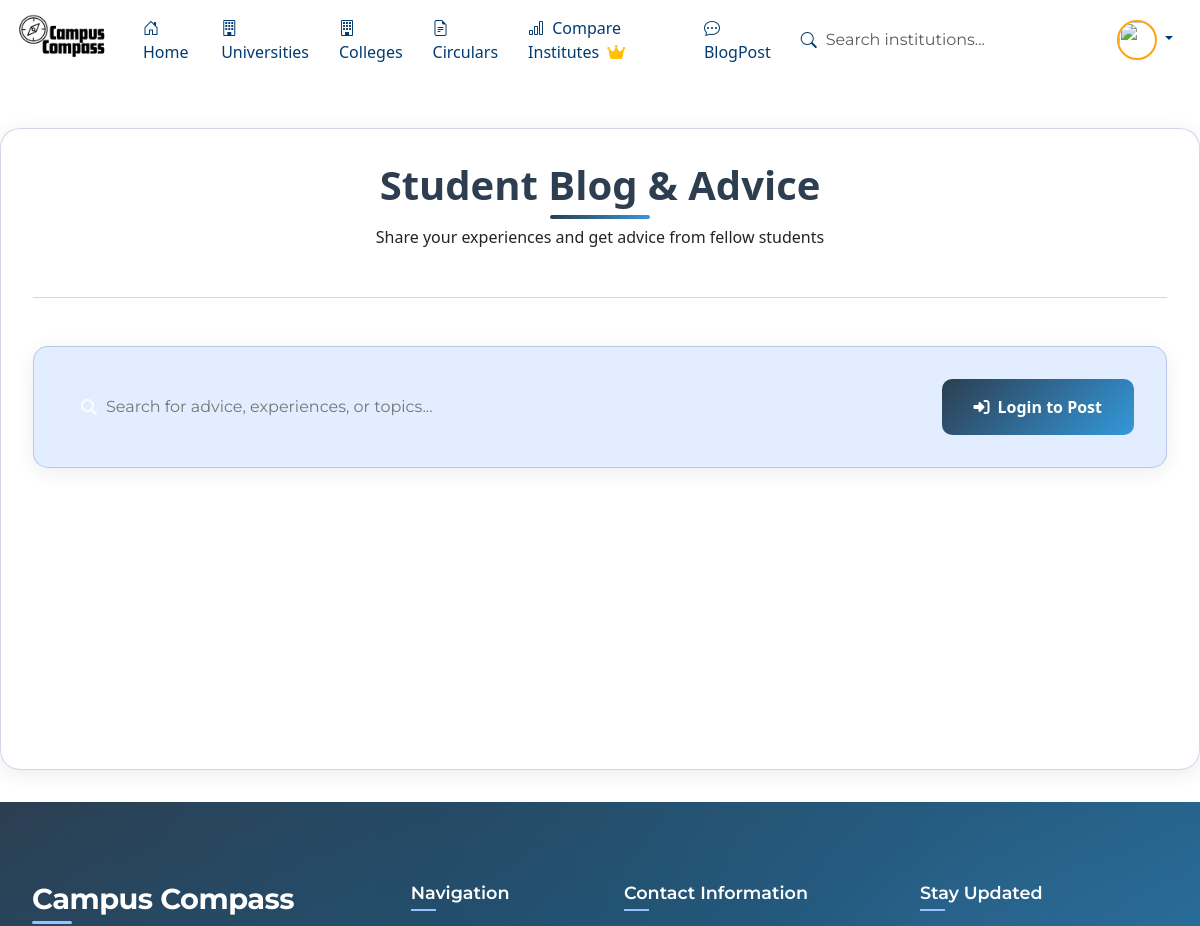
/blog/ (upper part), run on an earlier commit of the app's database.
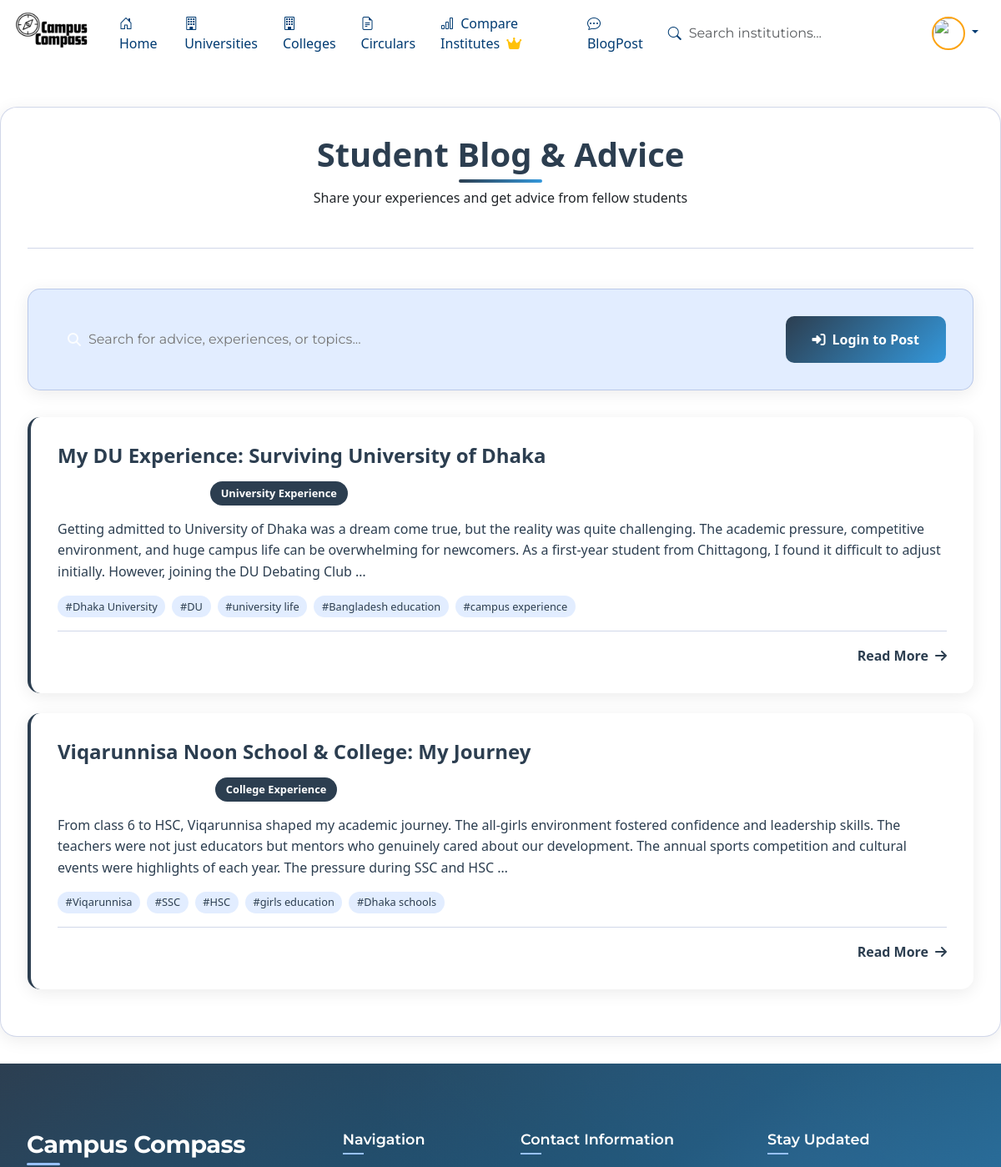
And on a later commit of the database.
### CC/models.py (models this page shows, shortened)
class BlogPost(models.Model):
    author = models.ForeignKey(User, on_delete=models.CASCADE)
    title = models.CharField(max_length=200)
    content = models.TextField()
    category = models.CharField(max_length=100, choices=[
        ('University', 'University Experience'),
        ('college', 'College Experience'),
        ('advice', 'Study Advice'),
        ('career', 'Career Guidance'),
        ('other', 'Other')
    ])
    tags = models.CharField(max_length=300, help_text="Comma separated tags")
    created_at = models.DateTimeField(auto_now_add=True)
    updated_at = models.DateTimeField(auto_now=True)
    likes = models.ManyToManyField(User, related_name='blog_likes', blank=True)
    def get_tags_list(self):
        return [tag.strip() for tag in self.tags.split(',')]

### CC/views.py (the view, shortened to what this page needs)
# urls.py: path('blog/', views.blog_home, name='blog_home'),
def blog_home(request):
    posts = BlogPost.objects.all().order_by('-created_at')
    query = request.GET.get('q')
    categories = BlogPost.objects.values_list('category', flat=True).distinct()
    context = {
        'posts': posts,
        'categories': categories,
        'search_query': query or '',
    }
    return render(request, 'CC/blog_home.html', context)

### CC/views.py (called while the page is built)
def debug_reverse(viewname, *args, **kwargs):
    if viewname == '':
        print("=== EMPTY REVERSE DETECTED ===")
        import traceback
        traceback.print_stack()  # This will show where it's called from
    return original_reverse(viewname, *args, **kwargs)

### Template/CC/blog_home.html (shortened to what this page needs)
{% extends 'base.html' %}
{% load static %}
{% block content %}
<link href="https://cdnjs.cloudflare.com/ajax/libs/animate.css/4.1.1/animate.min.css" rel="stylesheet">
<link rel="stylesheet" href="https://cdnjs.cloudflare.com/ajax/libs/font-awesome/6.4.0/css/all.min.css">
<div class="blog-container">
    <div class="page-header">
        <h1 class="page-title">Student Blog & Advice</h1>
        <p class="page-subtitle">Share your experiences and get advice from fellow students</p>
    </div>
    <div class="search-section">
        <div class="row align-items-center">
            <div class="col-md-8">
                <form method="get" action="{% url 'blog_home' %}">
                    <div class="position-relative">
                        <input type="text"
                               class="search-input"
                               name="q"
                               placeholder="Search for advice, experiences, or topics..."
                               value="{{ search_query }}">
                        <i class="fas fa-search position-absolute" style="left: 15px; top: 50%; transform: translateY(-50%); color: var(--text-light);"></i>
                    </div>
                </form>
            </div>
            <div class="col-md-4 text-end">
                {% if user.is_authenticated %}
                    <a href="{% url 'create_blog_post' %}" class="create-post-btn">
                        <i class="fas fa-plus"></i> Write a Post
                    </a>
                {% else %}
                    <a href="{% url 'login' %}" class="create-post-btn">
                        <i class="fas fa-sign-in-alt"></i> Login to Post
                    </a>
                {% endif %}
            </div>
        </div>
    </div>
    {% if posts %}
        {% for post in posts %}
            <div class="blog-card">
                <h3 class="post-title">{{ post.title }}</h3>
                <div class="post-meta">
                    <span><i class="fas fa-user"></i> {{ post.author.username }}</span>
                    <span><i class="fas fa-calendar"></i> {{ post.created_at|date:"M d, Y" }}</span>
                    <span class="category-badge">{{ post.get_category_display }}</span>
                </div>
                <div class="post-content">
                    {{ post.content|truncatewords:50 }}
                </div>
                {% if post.tags %}
                    <div class="post-tags">
                        {% for tag in post.get_tags_list %}
                            <span class="tag">#{{ tag }}</span>
                        {% endfor %}
                    </div>
                {% endif %}
                <div class="post-actions">
                    <form method="post" action="{% url 'like_blog_post' post.id %}">
                        <button type="submit" class="like-btn {% if user in post.likes.all %}liked{% endif %}">
                            <i class="fas fa-heart"></i>
                            <span>{{ post.likes.count }} likes</span>
                        </button>
                    </form>
                    <a href="{% url 'blog_post_detail' post.id %}" class="read-more">
                        Read More <i class="fas fa-arrow-right"></i>
                    </a>
                </div>
            </div>
        {% endfor %}
    {% else %}
        <div class="no-posts">
            <i class="fas fa-file-alt fa-3x mb-3" style="color: var(--text-light);"></i>
            <h4>No posts found</h4>
            <p>{% if search_query %}Try different search terms{% else %}Be the first to share your experience!{% endif %}</p>
        </div>
    {% endif %}
</div>
{% endblock %}

### Template/base.html (shortened to what this page needs)
<!DOCTYPE html>
<html lang="en">
<head>
    <link href="https://cdn.jsdelivr.net/npm/bootstrap@5.0.2/dist/css/bootstrap.min.css" rel="stylesheet">
        <link href="https://cdn.jsdelivr.net/npm/bootstrap@5.3.0/dist/css/bootstrap.min.css" rel="stylesheet">
        <link rel="stylesheet" href="https://cdn.jsdelivr.net/npm/bootstrap-icons@1.10.0/font/bootstrap-icons.css">
        <link rel="stylesheet" href="https://cdnjs.cloudflare.com/ajax/libs/font-awesome/6.4.0/css/all.min.css">
    <link rel="stylesheet" href="https://cdn.jsdelivr.net/npm/bootstrap-icons@1.10.0/font/bootstrap-icons.css">
    <link rel="stylesheet" href="https://cdnjs.cloudflare.com/ajax/libs/animate.css/4.1.1/animate.min.css">
        <link href="https://cdn.jsdelivr.net/npm/bootstrap@5.3.0/dist/css/bootstrap.min.css" rel="stylesheet">
        <link rel="stylesheet" href="https://cdn.jsdelivr.net/npm/bootstrap-icons@1.10.0/font/bootstrap-icons.css">
        <link rel="stylesheet" href="https://cdnjs.cloudflare.com/ajax/libs/animate.css/4.1.1/animate.min.css">
    {% load static %}
</head>
<body>
{% include 'navbar.html' %}
{% block content %}
{% endblock %}
</body>
{% include 'CC/footer.html' %}
</html>

### Template/navbar.html (shortened to what this page needs)
{% load static %}
<!DOCTYPE html>
<html lang="en">
<head>
    <link href="https://cdn.jsdelivr.net/npm/bootstrap@5.3.0/dist/css/bootstrap.min.css" rel="stylesheet">
    <link rel="stylesheet" href="https://cdn.jsdelivr.net/npm/bootstrap-icons@1.10.0/font/bootstrap-icons.css">
    <link rel="stylesheet" href="https://cdnjs.cloudflare.com/ajax/libs/font-awesome/6.4.0/css/all.min.css">
</head>
<body>
    <nav class="navbar navbar-expand-lg navbar-dark navbar-custom fixed-top">
        <div class="container-fluid">
            <a class="navbar-brand" href="{% url 'Home' %}">
                <img src="{% static 'Images/logo5.png' %}" alt="Campus Compass">
            </a>
            <div class="collapse navbar-collapse" id="navbarContent">
                <ul class="navbar-nav me-auto mb-2 mb-lg-0">
                    <li class="nav-item">
                        <a class="nav-link active" href="{% url 'Home' %}"><i class="bi bi-house-door me-1"></i> Home</a>
                    </li>
                    <li class="nav-item">
                        <a class="nav-link" href="{% url 'Universities' %}"><i class="bi bi-building me-1"></i> Universities</a>
                    </li>
                    <li class="nav-item">
                        <a class="nav-link" href="{% url 'Colleges' %}"><i class="bi bi-building me-1"></i> Colleges</a>
                    </li>
                    <li class="nav-item">
                        <a class="nav-link" href="{% url 'circulars' %}"><i class="bi bi-file-earmark-text me-1"></i> Circulars</a>
                    </li>
                    <li class="nav-item">
                       <a class="nav-link" href="{% url 'institute_comparison' %}">
                            <i class="bi bi-bar-chart me-1"></i> Compare Institutes
                            <i class="fas fa-crown text-warning ms-1"></i>
                        </a>
                    </li>
                    <li class="nav-item">
                       <a class="nav-link" href="{% url 'blog_home' %}">
                          <i class="bi bi-chat-dots me-1"></i> BlogPost
                       </a>
                    </li>
                </ul>
                <div class="d-flex align-items-center">
                    <form class="d-flex me-3" action="{% url 'search_results' %}" method="get">
                        <div class="search-container">
                            <i class="bi bi-search search-icon"></i>
                            <input class="form-control search-input" name="q" type="search" placeholder="Search institutions..." aria-label="Search">
                        </div>
                    </form>
                    <div class="dropdown">
                        <a class="nav-link dropdown-toggle" href="#" id="userDropdown" role="button" data-bs-toggle="dropdown" aria-expanded="false">
                            {% if user.is_authenticated and user.profile.profile_pic %}
                                <img src="{{ user.profile.profile_pic.url }}" class="user-avatar">
                            {% else %}
                                <img src="{% static 'Images/default-avatar.png' %}" class="user-avatar">
                            {% endif %}
                        </a>
                    </div>
                </div>
            </div>
        </div>
    </nav>
    <div class="container mt-5 pt-5">
    </div>
</body>
</html>

### Template/CC/footer.html (shortened to what this page needs)
<footer class="site-footer">
    <div class="footer-content">
        <div class="footer-section">
            <h3 class="footer-title">Campus Compass</h3>
        </div>
        <div class="footer-section">
            <h4 class="footer-subtitle">Navigation</h4>
        </div>
        <div class="footer-section">
            <h4 class="footer-subtitle">Contact Information</h4>
        </div>
        <div class="footer-section">
            <h4 class="footer-subtitle">Stay Updated</h4>
        </div>
    </div>
</footer>

### Template/base.html (style rules this page uses)
body { background-color: white; background-size: cover; background-position: center; background-attachment: fixed; background-repeat: no-repeat; color: white; }

### Template/navbar.html (style rules this page uses)
:root { --navbar-height: 80px; --text-color: #003b72; --accent-color: #fca311; --accent-color2: #00000085; }
.navbar-custom { background: transparent !important; height: var(--navbar-height); }
.navbar-brand img { height: 100px; transition: all 0.3s ease; }
.nav-link { color: var(--text-color) !important; font-weight: 500; padding: 8px 15px !important; border-radius: 5px; transition: all 0.3s ease; }
.search-container { position: relative; width: 300px; background: transparent !important; }
.search-input { background: transparent !important; border: none !important; color: var(--text-color) !important; padding-left: 40px !important; border-radius: 50px !important; box-shadow: none !important; }
.search-icon { position: absolute; left: 15px; top: 50%; transform: translateY(-50%); color: var(--text-color); z-index: 10; }
.user-avatar { width: 40px; height: 40px; border-radius: 50%; object-fit: cover; border: 2px solid var(--accent-color); }

### Template/CC/blog_home.html (style rules this page uses)
:root { --primary-blue: #1a3a8f; --secondary-blue: #3a6fd9; --light-blue: #98c1ff; --lighter-blue: #e2edff; --card-bg: rgba(255, 255, 255, 0.95); --card-border: rgba(26, 58, 143, 0.2); --text-dark: #2c3e50; --text-light: #7f8c8d; --shadow-light: 0 4px 20px rgba(0, 0, 0, 0.08); --shadow-hover: 0 12px 30px rgba(26, 58, 143, 0.2); --success-color: #27ae60; --warning-color: #f39c12; }
.blog-container { max-width: 1200px; margin: 2rem auto; padding: 2rem; background: var(--card-bg); border-radius: 20px; box-shadow: var(--shadow-light); border: 1px solid var(--card-border); transform: translateY(20px); opacity: 0; animation: fadeInUp 0.8s 0.3s forwards; }
.page-header { text-align: center; margin-bottom: 3rem; padding-bottom: 2rem; border-bottom: 1px solid var(--card-border); }
.page-title { font-size: 2.5rem; font-weight: 800; margin-bottom: 1rem; color: var(--primary-blue); position: relative; display: inline-block; }
.page-title:after { content: ''; position: absolute; bottom: -10px; left: 50%; transform: translateX(-50%); width: 100px; height: 4px; background: linear-gradient(90deg, var(--primary-blue), var(--secondary-blue)); border-radius: 2px; }
.search-section { background: var(--lighter-blue); border-radius: 15px; padding: 2rem; margin-bottom: 2rem; box-shadow: var(--shadow-light); border: 1px solid var(--card-border); }
.search-input { width: 100%; padding: 1rem 1rem 1rem 3rem; border: 1px solid var(--card-border); border-radius: 10px; font-family: 'Montserrat', sans-serif; font-size: 1rem; transition: all 0.3s ease; background: white; }
.create-post-btn { background: linear-gradient(135deg, var(--primary-blue), var(--secondary-blue)); color: white; border: none; padding: 1rem 2rem; border-radius: 10px; font-weight: 600; text-decoration: none; display: inline-flex; align-items: center; gap: 8px; transition: all 0.3s ease; }
.blog-card { background: white; border-radius: 15px; padding: 2rem; margin-bottom: 1.5rem; box-shadow: var(--shadow-light); border-left: 4px solid var(--primary-blue); transition: all 0.3s ease; }
.post-title { font-size: 1.5rem; font-weight: 700; color: var(--primary-blue); margin-bottom: 1rem; }
.post-meta { display: flex; gap: 1rem; margin-bottom: 1rem; font-size: 0.9rem; color: var(--text-light); }
.category-badge { background: var(--primary-blue); color: white; padding: 0.3rem 0.8rem; border-radius: 20px; font-size: 0.8rem; font-weight: 600; }
.post-content { color: var(--text-dark); line-height: 1.6; margin-bottom: 1rem; }
.post-tags { display: flex; flex-wrap: wrap; gap: 0.5rem; margin-bottom: 1rem; }
.tag { background: var(--lighter-blue); color: var(--primary-blue); padding: 0.2rem 0.6rem; border-radius: 15px; font-size: 0.8rem; font-weight: 500; }
.post-actions { display: flex; justify-content: space-between; align-items: center; padding-top: 1rem; border-top: 1px solid var(--card-border); }
.like-btn { background: none; border: none; color: var(--text-light); cursor: pointer; display: flex; align-items: center; gap: 0.5rem; transition: color 0.3s ease; }
.read-more { color: var(--primary-blue); text-decoration: none; font-weight: 600; display: flex; align-items: center; gap: 0.5rem; }

What changed in the data, as far as the page shows it:
added BlogPost: title "My DU Experience: Surviving University of Dhaka", category "University Experience", content "Getting admitted to University of Dhaka was a dream come true, but the reality was quite challenging. The academic pressure, competitive environment, and huge campus life can be overwhelming for newcomers. As a first-year student from Chittagong, I found it difficult to adjust initially. However, joining the DU Debating Club …", get_tags_list "Dhaka University" "DU" "university life" "Bangladesh education" "campus experience"
added BlogPost: title "Viqarunnisa Noon School & College: My Journey", category "College Experience", content "From class 6 to HSC, Viqarunnisa shaped my academic journey. The all-girls environment fostered confidence and leadership skills. The teachers were not just educators but mentors who genuinely cared about our development. The annual sports competition and cultural events were highlights of each year. The pressure during SSC and HSC …", get_tags_list "Viqarunnisa" "SSC" "HSC" "girls education" "Dhaka schools"
